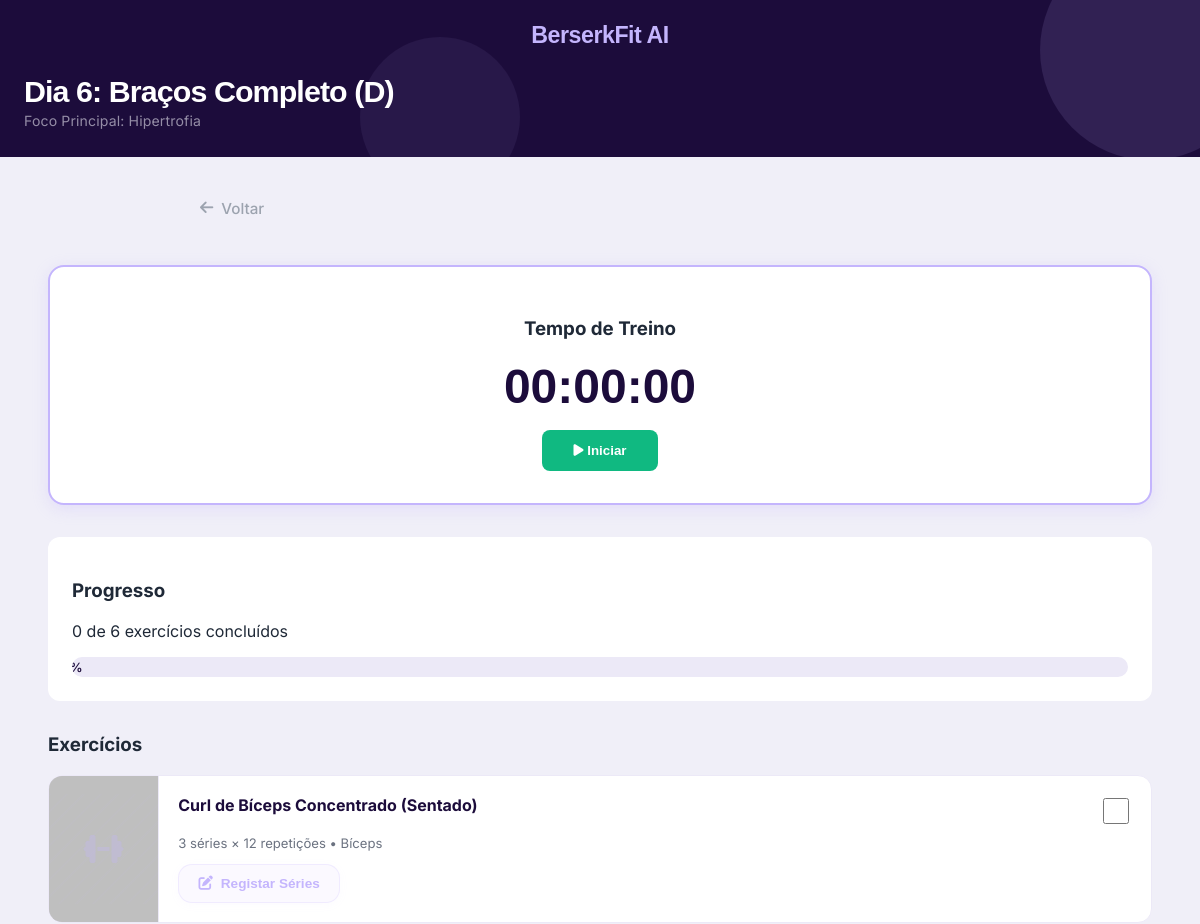
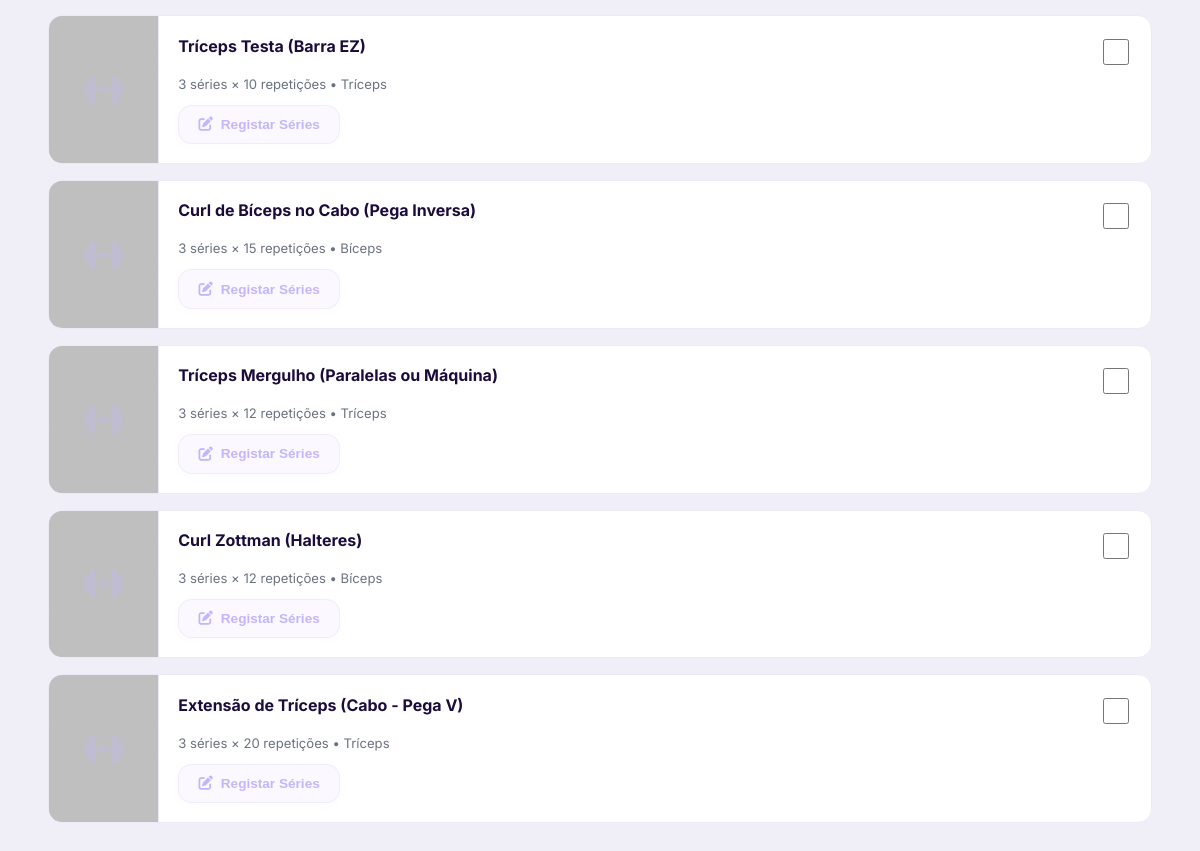
/executar_treino.php?id=10 (signed in), run on the app's committed database (2 pictures, top to bottom).
### tables this page shows
CREATE TABLE `treino` (
  `id_treino` int(11) NOT NULL AUTO_INCREMENT,
  `id_user` int(11) NOT NULL,
  `origem` varchar(20) DEFAULT 'Manual',
  `nome_treino` varchar(100) DEFAULT NULL,
  `foco` varchar(100) DEFAULT NULL,
  `data_criacao` date DEFAULT NULL,
  `ficheiro_gerado` varchar(255) DEFAULT '(CURRENT_DATE)',
  PRIMARY KEY (`id_treino`),
  KEY `treino_id_user_foreign` (`id_user`),
  CONSTRAINT `treino_id_user_foreign` FOREIGN KEY (`id_user`) REFERENCES `user` (`id_user`)
);

CREATE TABLE `exercicio` (
  `id_exercicio` int(11) NOT NULL AUTO_INCREMENT,
  `id_treino` int(11) NOT NULL,
  `nome_exercicio` varchar(100) NOT NULL,
  `series` int(11) DEFAULT NULL,
  `repeticoes` int(11) DEFAULT NULL,
  `grupo_muscular` varchar(100) DEFAULT NULL,
  `video_url` varchar(255) DEFAULT NULL,
  PRIMARY KEY (`id_exercicio`),
  KEY `exercicio_id_treino_foreign` (`id_treino`),
  CONSTRAINT `exercicio_id_treino_foreign` FOREIGN KEY (`id_treino`) REFERENCES `treino` (`id_treino`)
);

### executar_treino.php (the view, shortened to what this page needs)
<?php
require 'ligacao.php';
$user_id = $_SESSION['user_id'];
$id_treino = $_GET['id'] ?? 0;
$stmt = $conn->prepare("SELECT * FROM treino WHERE id_treino = ? AND id_user = ?");
$stmt->bind_param("ii", $id_treino, $user_id);
$stmt->execute();
$result = $stmt->get_result();
$treino = $result->fetch_assoc();
$stmt = $conn->prepare("SELECT * FROM exercicio WHERE id_treino = ? ORDER BY id_exercicio");
$stmt->bind_param("i", $id_treino);
$stmt->execute();
$result = $stmt->get_result();
$exercicios = [];
while ($row = $result->fetch_assoc()) {
    $exercicios[] = $row;
}
?>
<!DOCTYPE html>
<html lang="pt-PT">
<head>
    <link rel="stylesheet" href="css/global.css">
    <link rel="stylesheet" href="css/dashboard.css">
    <link rel="stylesheet" href="css/treinos.css">
    <link rel="stylesheet" href="https://cdnjs.cloudflare.com/ajax/libs/font-awesome/6.5.1/css/all.min.css">
    <link rel="stylesheet" href="css/executar_treino.css?v=<?= time() ?>">
</head>
<body>
    <header class="fade-in-element">
        <div class="header-top centered">
            <h1 class="app-title">BerserkFit AI</h1>
        </div>
        <div class="header-greeting">
            <h2><?= htmlspecialchars($treino['nome_treino']) ?></h2>
            <p>Foco Principal: <span><?= htmlspecialchars($treino['foco']) ?></span></p>
        </div>
    </header>
    <main>
        <div style="max-width: 800px; margin: 0 auto 15px auto;">
            <a href="treinos.php" style="display: inline-flex; align-items: center; gap: 8px; color: var(--text-muted, #9ca3af); text-decoration: none; font-weight: 500; font-size: 0.95rem; transition: color 0.2s;">
                <i class="fas fa-arrow-left"></i> Voltar
            </a>
        </div>
        <section class="treinos-container fade-in-element">
            <div class="timer-container">
                <h3>Tempo de Treino</h3>
                <div class="timer-display" id="timer">00:00:00</div>
                <div class="timer-controls">
                    <button class="btn-timer btn-start" id="btn-start">
                        <i class="fas fa-play"></i> Iniciar
                    </button>
                </div>
            </div>
            <div class="progresso-treino">
                <h3>Progresso</h3>
                <p id="progresso-texto">0 de
                    <?= count($exercicios) ?> exercícios concluídos
                </p>
                <div class="progresso-bar-container">
                    <div class="progresso-bar-fill" id="progresso-bar" style="width: 0%;">0%</div>
                </div>
            </div>
            <h3>Exercícios</h3>
            <div class="exercicio-lista">
                <?php foreach ($exercicios as $index => $ex): ?>
                    <div class="exercicio-card" data-index="<?= $index ?>">
                        <div class="exercicio-gif-col" data-name="<?= htmlspecialchars($ex['nome_exercicio']) ?>" data-url="<?= htmlspecialchars($ex['video_url'] ?? '') ?>">
                        </div>
                        <div class="exercicio-info">
                            <div class="exercicio-header-row">
                                <div class="exercicio-nome">
                                    <?= htmlspecialchars($ex['nome_exercicio']) ?>
                                </div>
                                <input type="checkbox" class="exercicio-checkbox" id="ex-<?= $ex['id_exercicio'] ?>" title="Marcar como concluído">
                            </div>
                            <div class="exercicio-detalhes">
                                <?= $ex['series'] ?> séries × <?= $ex['repeticoes'] ?> repetições
                                <?php if (!empty($ex['grupo_muscular'])): ?>
                                    • <?= htmlspecialchars($ex['grupo_muscular']) ?>
                                <?php endif; ?>
                            </div>
                            <div class="exercicio-btns-row">
                                <button type="button" class="btn-log-sets" id="btn-sets-<?= $ex['id_exercicio'] ?>"
                                        onclick="openSetsModal(<?= $ex['id_exercicio'] ?>, '<?= addslashes($ex['nome_exercicio']) ?>', <?= !empty($ex['series']) ? $ex['series'] : 3 ?>)">
                                    <i class="fas fa-edit"></i> Registar Séries
                                </button>
                            </div>
                        </div>
                    </div>
                <?php endforeach; ?>
            </div>
        </section>
    </main>
</body>
</html>

### css/global.css (style rules this page uses)
:root { --cor-fundo: #f0eff8; --cor-primaria: #ffffff; --cor-secundaria: #ece9f7; --cor-destaque: #1c0c3b; --cor-destaque-escuro: #1c0c3b; --cor-intermedia: #c4b5fd; --cor-texto: #1f2937; --cor-texto-claro: #f8f7ff; --cor-amarela: #ffd700; --fonte-texto: "Inter", sans-serif; --fonte-titulo: "Syne", sans-serif; --cor-glass: rgba(255, 255, 255, 0.72); --sombra-card: 0 2px 16px rgba(28, 12, 59, 0.09); --cor-acento: #7c5cbf; --primary-color: var(--cor-intermedia); --primary-dark: var(--cor-destaque); --bg-dark: var(--cor-fundo); --bg-card: var(--cor-primaria); --text-light: var(--cor-texto); --text-gray: #6b7280; --border-color: var(--cor-secundaria); --cor-destaque-claro: rgba(196, 181, 253, 0.15); }
* { box-sizing: border-box; }
body { font-family: var(--fonte-texto); background: var(--cor-fundo); color: var(--cor-texto); margin: 0; padding: 0 0 110px 0; min-height: 100vh; }
header { background: var(--cor-destaque); border-bottom: none; box-shadow: none; padding: 22px 24px 28px; gap: 0; position: relative; overflow: hidden; margin-bottom: 20px; }
header::before { content: ''; position: absolute; top: -60px; right: -60px; width: 220px; height: 220px; border-radius: 50%; background: rgba(196, 181, 253, 0.12); pointer-events: none; }
header::after { content: ''; position: absolute; bottom: -40px; left: 30%; width: 160px; height: 160px; border-radius: 50%; background: rgba(196, 181, 253, 0.07); pointer-events: none; }
.header-top { display: flex; justify-content: space-between; align-items: center; margin-bottom: 26px; position: relative; z-index: 2; }
.header-top.centered { justify-content: center; }
.app-title { font-family: var(--fonte-titulo); font-size: 1.45em; font-weight: 800; margin: 0; color: var(--cor-intermedia); letter-spacing: -0.02em; }
.header-greeting { position: relative; z-index: 2; }
.header-greeting h2 { font-family: var(--fonte-titulo); font-size: 1.9em; font-weight: 800; margin: 0; color: #fff; letter-spacing: -0.03em; line-height: 1.1; }
.header-greeting p { font-family: var(--fonte-texto); font-size: 0.88em; color: rgba(248, 247, 255, 0.55); margin: 4px 0 0; letter-spacing: 0.01em; }
main { padding: 20px 16px; max-width: 1200px; margin: 0 auto; }
.fade-in-element { animation: fadeIn 0.6s ease both; }

### css/dashboard.css (style rules this page uses)
main { padding: 20px 16px; }
section { margin-bottom: 30px; }
.fade-in-element { animation: fadeIn 0.6s ease both; }

### css/treinos.css (style rules this page uses)
.treinos-container { padding: 2rem; max-width: 1400px; margin: 0 auto; }

### data on the page
treino: nome_treino "Dia 6: Braços Completo (D)", foco "Hipertrofia"
exercicio: nome_exercicio "Curl de Bíceps Concentrado (Sentado)", series "3", repeticoes "12", grupo_muscular "Bíceps"
exercicio: nome_exercicio "Tríceps Testa (Barra EZ)", series "3", repeticoes "10", grupo_muscular "Tríceps"
exercicio: nome_exercicio "Curl de Bíceps no Cabo (Pega Inversa)", series "3", repeticoes "15", grupo_muscular "Bíceps"
exercicio: nome_exercicio "Tríceps Mergulho (Paralelas ou Máquina)", series "3", repeticoes "12", grupo_muscular "Tríceps"
exercicio: nome_exercicio "Curl Zottman (Halteres)", series "3", repeticoes "12", grupo_muscular "Bíceps"
exercicio: nome_exercicio "Extensão de Tríceps (Cabo - Pega V)", series "3", repeticoes "20", grupo_muscular "Tríceps"

### other printed values
count($exercicios) "6"
